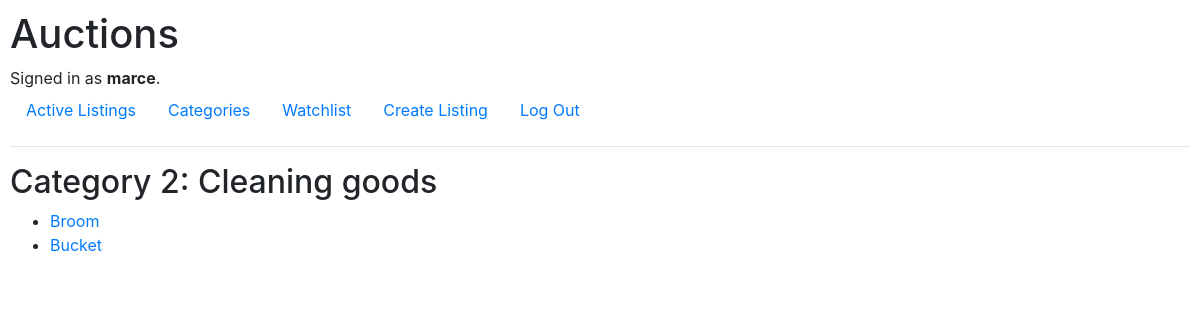
The app's page /categories/2 (signed in) with its own data.
### auctions/models.py (models this page shows, shortened)
class User(AbstractUser):
    pass

class Category(models.Model):
    name = models.CharField(max_length=50)
    description = models.CharField(max_length=500)

class Listing(models.Model):
    title = models.CharField(max_length=50)
    description = models.CharField(max_length=1000)
    starting_bid = models.DecimalField(max_digits=10, decimal_places=2)
    created_date = models.DateTimeField("date published")
    category_id = models.ForeignKey(Category, on_delete=models.CASCADE)

### auctions/views.py (the view)
# urls.py: path("categories/<int:category_id>", views.category, name="category"),
def category(request, category_id):
    try:
        category = Category.objects.get(pk=category_id)
    except category.DoesNotExist:
        raise Http404("category not found.")
    return render(request, "auctions/category.html",
    {
        "category": category
    })

### auctions/templates/auctions/category.html (shortened to what this page needs)
{% extends "auctions/layout.html" %}
{% block body %}
    <h2>Category {{ category.id }}: {{ category.name }}</h2>
    <ul>
        {% for item in category.listing_set.all %}
        <li>
            <a href="{% url 'auctions:listing' item.id %}">
                {{ item.title }}
            </a>
        </li>
        {% endfor %}
    </ul>
{% endblock %}

### auctions/templates/auctions/layout.html (shortened to what this page needs)
{% load static %}
<!DOCTYPE html>
<html lang="en">
    <head>
        <link rel="stylesheet" href="https://stackpath.bootstrapcdn.com/bootstrap/4.4.1/css/bootstrap.min.css">
        <link href="{% static 'auctions/styles.css' %}" rel="stylesheet">
    </head>
    <body>
        <h1>Auctions</h1>
        <div>
            {% if user.is_authenticated %}
                Signed in as <strong>{{ user.username }}</strong>.
            {% else %}
                Not signed in.
            {% endif %}
        </div>
        <ul class="nav">
            <li class="nav-item">
                <a class="nav-link" href="{% url 'auctions:index' %}">Active Listings</a>
            </li>
            {% if user.is_authenticated %}
                <li class="nav-item">
                    <a class="nav-link" href="{% url 'auctions:categories' %}">Categories</a>
                </li>
                <li class="nav-item">
                    <a class="nav-link" href="{% url 'auctions:watchlist' %}">Watchlist</a>
                </li>
                <li class="nav-item">
                    <a class="nav-link" href="{% url 'auctions:create' %}">Create Listing</a>
                </li>
                <li class="nav-item">
                    <a class="nav-link" href="{% url 'auctions:logout' %}">Log Out</a>
                </li>
            {% endif %}
        </ul>
        <hr>
        {% block body %}
        {% endblock %}
    </body>
</html>

### auctions/static/auctions/styles.css (style rules this page uses)
body { padding: 10px; }

### records on screen
User: username "marce"
Category: id "2", name "Cleaning goods"
Listing: title "Broom"
Listing: title "Bucket"
